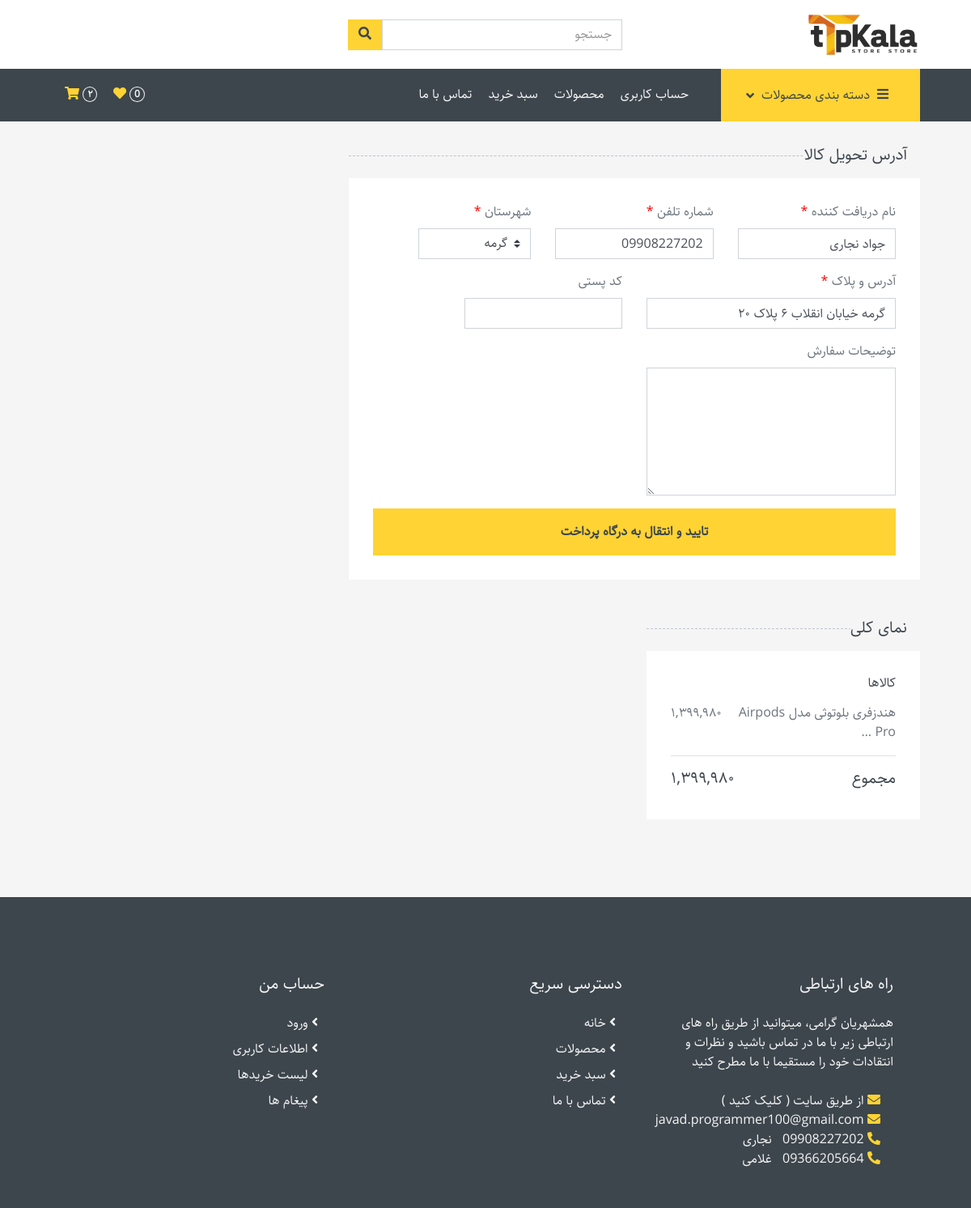
The app's page /account/checkout/ (signed in) with its own data.
### account/models.py (models this page shows, shortened)
class Cart(models.Model):
    STATUSES = (
        ('unpaid', 'unpaid'),
        ('sending', 'sending'),
        ('delivered', 'delivered'),
        ('returned', 'returned'),
    )
    user = models.ForeignKey(User, on_delete=models.SET_NULL, null=True, related_name='carts')
    orders = models.ManyToManyField(Order, blank=True)
    order_code = models.AutoField(primary_key=True, unique=True)
    order_description = models.TextField(null=True, blank=True)
    address = models.TextField(blank=True)
    postal_code = models.CharField(max_length=20, null=True, blank=True)
    recipient_name = models.CharField(max_length=100, null=True, blank=True)
    phone_number = models.CharField(max_length=20, null=True, blank=True)
    paid = models.BooleanField(default=False)
    pay_time = models.DateTimeField(null=True, blank=True)
    amount_paid = models.CharField(max_length=50, null=True, blank=True)
    status = models.CharField(choices=STATUSES, max_length=10, default='unpaid')
    status_reason = models.TextField(null=True, blank=True)
    created_at = models.DateTimeField(auto_now_add=True)
    def total_price(self):
        return sum(order.total_price() for order in self.orders.filter(paid=False))
    def total_price_fa(self):
        return format_price(self.total_price(), lang='fa')

class Order(models.Model):
    user = models.ForeignKey(User, on_delete=models.CASCADE, related_name='orders')
    product_size_color = models.ForeignKey(ProductSizeColor, on_delete=models.CASCADE)
    quantity = models.PositiveSmallIntegerField(validators=[MinValueValidator(1)])
    paid = models.BooleanField(default=False)
    def total_price(self):
        return self.product_size_color.product.price_after_discount() * self.quantity
    def total_price_fa(self):
        return format_price(self.total_price(), lang='fa')

### product/models.py (models this page shows, shortened)
class ProductSizeColor(models.Model):
    product = models.ForeignKey(Product, on_delete=models.CASCADE, related_name='size_color')
    size = models.ForeignKey(Size, on_delete=models.CASCADE, null=True, blank=True)
    color = models.ForeignKey(Color, on_delete=models.CASCADE, null=True, blank=True)
    quantity = models.IntegerField(default=0)
    class Meta:
        ordering = ['product']
        unique_together = ['product', 'size', 'color']

class Product(models.Model):
    title = models.CharField(max_length=255, unique=True)
    properties = models.TextField()
    description = models.TextField()
    category = models.ForeignKey(Category, on_delete=models.SET_NULL, null=True, related_name='products')
    cover = ResizedImageField(upload_to='product_cover', force_format='WEBP', quality=100, size=[800, 800])
    purchase_price = models.PositiveIntegerField()
    price = models.PositiveIntegerField()
    sales_count = models.PositiveIntegerField(default=0)
    discount = models.PositiveSmallIntegerField(default=0, validators=[MaxValueValidator(100)])
    public = models.BooleanField(default=True)
    created_at = models.DateTimeField(auto_now_add=True)
    def price_after_discount(self):
        return round(self.price * ((100-self.discount) / 100))

### account/views/checkout.py (the view, shortened to what this page needs)
# urls.py: path('account/checkout/', views.CheckoutView.as_view(), name='checkout'),
class CheckoutView(LoginRequiredMixin, View):
    def get(self, request):
        context = {}
        user = self.request.user
        cart = get_user_cart(user)
        orders = cart.orders.all()
        context['cart'] = cart
        context['orders'] = orders.filter(quantity__gt=0).order_by('product_size_color__product__title')
        if out_of_stock(cart, request):
            return redirect('account:cart')
        current_cart = user.carts.filter(paid=False).last()
        previous_cart = user.carts.filter(paid=True).last()
        context['information'] = get_user_address_information(user, current_cart, previous_cart)
        return render(request, 'account/checkout.html', context=context)

### account/context_processor.py (called while the page is built)
def cart_detail(request):
    if request.user.is_authenticated:
        orders = get_user_cart(request.user).orders.all()
        if orders:
            orders_quantity = orders.values_list('quantity', flat=True)
            return {
                'cart_products_count': format_price(sum(orders_quantity), lang='fa'),
            }
    return {}

### product/context_processor.py (called while the page is built)
def categories(request):
    all_categories = Category.objects.all()
    category_filter = [category for category in all_categories if category.products.count() > 0]
    return {
        'categories': category_filter,
    }

### product/models.py (called while the page is built)
    def product_count_fa(self):
        return format_price(self.products.count(), lang='fa')

### utils.py (called while the page is built, shortened)
def persian_numbers_converter(mystr):
    jnumbers = {
        '0' : '۰',
        '1' : '۱',
        '2' : '۲',
        '3' : '۳',
        '4' : '۴',
        '5' : '۵',
        '6' : '۶',
        '7' : '۷',
        '8' : '۸',
        '9' : '۹',
    }
    for e, p in jnumbers.items():
        mystr = mystr.replace(e, p)
    return mystr

def format_price(number, lang='en'):
    if number is None:
        return 0
    reversed_number = str(number)[::-1]
    formatted_parts = []
    for i in range(0, len(reversed_number), 3):
        part = reversed_number[i:i + 3]
        formatted_parts.append(part)
    if lang == 'en':
        return ",".join(formatted_parts)[::-1]
    return persian_numbers_converter(",".join(formatted_parts)[::-1])

def get_user_cart(user):
    from account.models import Cart
    if user.is_authenticated:
        return Cart.objects.get_or_create(user=user, paid=False)[0]
    return None

def get_user_address_information(user, current_cart, previous_cart):
        if current_cart and current_cart.recipient_name:
            return {
                'recipient_name': current_cart.recipient_name,
                'phone_number': current_cart.phone_number,
                'address': current_cart.address,
                'postal_code': current_cart.postal_code,
            }
        else:
            return {
                'recipient_name': user.name,
                'phone_number': user.phone_number,
            }

### account/templates/account/checkout.html (shortened to what this page needs)
{% extends 'base.html' %}
{% block content %}
<div class="container-fluid">
    <div class="row px-xl-5">
        <form id="checkout-form" method="POST">
            <div class="col-lg-8">
                <h5 class="section-title position-relative text-uppercase mb-3"><span class="bg-secondary pr-3">آدرس تحویل کالا</span></h5>
                <div class="bg-light p-30 mb-5">
                    <div class="row">
                        <div class="col-md-4 form-group">
                            <label>نام دریافت کننده <span style="color: red;">*</span></label>
                            <input class="form-control" name="recipient_name" type="text" value="{{ information.recipient_name }}" required>
                        </div>
                        <div class="col-md-4 form-group">
                            <label>شماره تلفن <span style="color: red;">*</span></label>
                            <input class="form-control" name="phone" type="number" value="{{ information.phone_number }}" required>
                        </div>
                        <div class="col-md-3 form-group">
                            <label>شهرستان <span style="color: red;">*</span></label>
                            <select class="custom-select" name="city" required>
                                <option selected>گرمه</option>
                            </select>
                        </div>
                        <div class="col-md-6 form-group">
                            <label>آدرس و پلاک <span style="color: red;">*</span></label>
                            <input class="form-control" name="address" type="text" value="{{ information.address }}" required>
                        </div>
                        <div class="col-md-4 form-group">
                            <label>کد پستی</label>
                            <input class="form-control" name="postal_code" type="number" value="{{ information.postal_code }}">
                        </div>
                        <div class="col-md-6 form-group">
                            <label>توضیحات سفارش</label>
                            <textarea class="form-control" name="description" id="" cols="30" rows="6"></textarea>
                        </div>
                        <div class="col-md-4 form-group">
                        </div>
                    </div>
                    <button class="btn btn-block btn-primary font-weight-bold py-3">تایید و انتقال به درگاه پرداخت</button>
                </div>
            </div>
        </form>
        <div class="col-lg-4">
            <h5 class="section-title position-relative text-uppercase mb-3"><span class="bg-secondary pr-3">نمای کلی</span></h5>
            <div class="bg-light p-30 mb-5">
                <div class="border-bottom">
                    <h6 class="mb-3">کالاها</h6>
                    {% for order in orders %}
                        <div class="d-flex justify-content-between">
                            <p title="{{ order.product_size_color.product.title }}">{{ order.product_size_color.product.title|truncatewords:5 }}</p>
                            <p>{{ order.total_price_fa }}</p>
                        </div>
                    {% endfor %}
                </div>
                <div class="pt-2">
                    <div class="d-flex justify-content-between mt-2">
                        <h5>مجموع</h5>
                        <h5>{{ cart.total_price_fa }}</h5>
                    </div>
                </div>
            </div>
        </div>
    </div>
</div>
{% endblock content %}

### static/css/my-style.css (style rules this page uses)
* { font-family: "Sahel"; }
body { direction: rtl; text-align: right; }
.d-flex:not(.col-lg-3 > .d-flex) { display: flex; justify-content: space-between; }

### records on screen
Cart: recipient_name "جواد نجاری", phone "09908227202", address "گرمه خیابان انقلاب ۶ پلاک ۲۰", total_price_fa "۱,۳۹۹,۹۸۰"
Order: product_size_color.product "هندزفری بلوتوثی مدل Airpods Pro …", total_price_fa "۱,۳۹۹,۹۸۰"

### other values on screen
{{ cart_products_count }} "۲"
